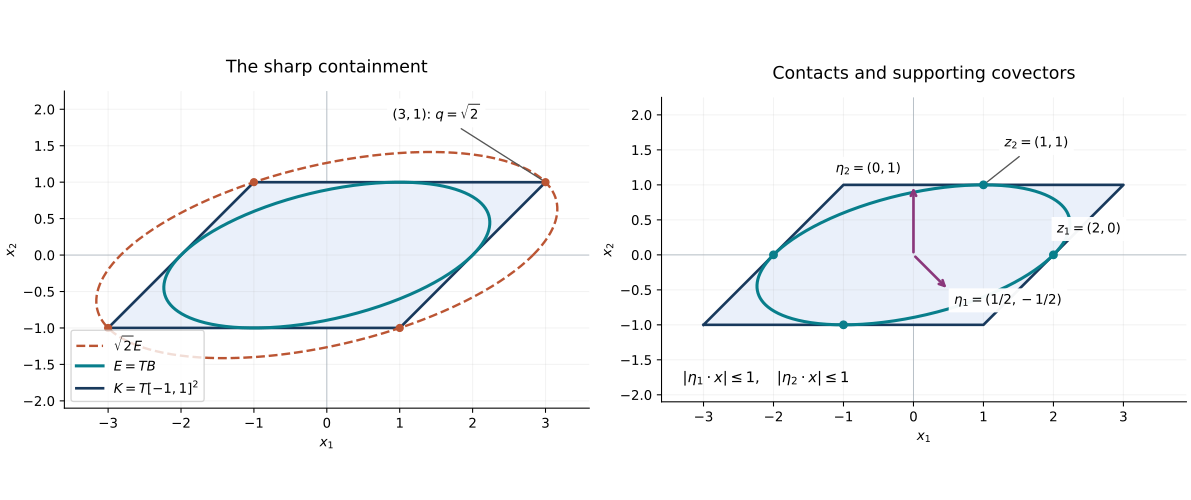

Source code (Python):
"""Exact linear image of the square and its inscribed and outer ellipses."""
from pathlib import Path
import numpy as np
import matplotlib
matplotlib.use('Agg')
import matplotlib.pyplot as plt

T=np.array([[2.,1.],[0.,1.]])
theta=np.linspace(0,2*np.pi,1001)
circle=np.array([np.cos(theta),np.sin(theta)])
ellipse=T@circle
square=T@np.array([[-1,1,1,-1,-1],[-1,-1,1,1,-1]])
fig,axes=plt.subplots(1,2,figsize=(12.4,5.2),constrained_layout=True)
for ax in axes:
    ax.fill(square[0],square[1],color='#eaf0fa',zorder=0)
    ax.plot(square[0],square[1],color='#18395c',lw=2)
    ax.plot(ellipse[0],ellipse[1],color='#087e8b',lw=2.3)
    ax.axhline(0,color='#b6c0c8',lw=.7,zorder=-1)
    ax.axvline(0,color='#b6c0c8',lw=.7,zorder=-1)
    ax.set_aspect('equal')
    ax.set_xlabel(r'$x_1$');ax.set_ylabel(r'$x_2$')
    ax.grid(alpha=.15)
    ax.spines[['top','right']].set_visible(False)
axes[0].plot(np.sqrt(2)*ellipse[0],np.sqrt(2)*ellipse[1],
             '--',color='#bb5533',lw=1.8,label=r'$\sqrt{2}E$')
axes[0].plot([],[],color='#087e8b',lw=2.3,label=r'$E=TB$')
axes[0].plot([],[],color='#18395c',lw=2,label=r'$K=T[-1,1]^2$')
axes[0].scatter(square[0,:4],square[1,:4],color='#bb5533',s=27,zorder=4)
axes[0].annotate(r'$(3,1)$: $q=\sqrt{2}$',xy=(3,1),xytext=(.9,1.87),
                 arrowprops=dict(arrowstyle='-',color='#555'),
                 bbox=dict(facecolor='white',edgecolor='none',alpha=.95))
axes[0].legend(loc='lower left',fontsize=10)
axes[0].set_xlim(-3.6,3.6);axes[0].set_ylim(-2.1,2.25)
axes[0].set_title('The sharp containment',fontsize=13,pad=14)
contact=T@np.eye(2)
axes[1].scatter([2,-2,1,-1],[0,0,1,-1],color='#087e8b',s=32,zorder=4)
axes[1].annotate(r'$z_1=(2,0)$',xy=(2,0),xytext=(2.05,.32),
                 fontsize=10,bbox=dict(facecolor='white',edgecolor='none',alpha=.95))
axes[1].annotate(r'$z_2=(1,1)$',xy=(1,1),xytext=(1.3,1.55),
                 arrowprops=dict(arrowstyle='-',color='#555'),fontsize=10,
                 bbox=dict(facecolor='white',edgecolor='none',alpha=.95))
for vec in [np.array([.5,-.5]),np.array([0,1.])]:
    axes[1].annotate('',xy=vec,xytext=(0,0),
                     arrowprops=dict(arrowstyle='->',color='#8a377b',lw=2))
axes[1].text(.58,-.70,r'$\eta_1=(1/2,-1/2)$',fontsize=10,
             bbox=dict(facecolor='white',edgecolor='none',alpha=.95))
axes[1].text(-.18,1.18,r'$\eta_2=(0,1)$',ha='right',fontsize=10,
             bbox=dict(facecolor='white',edgecolor='none',alpha=.95))
axes[1].text(-3.3,-1.82,r'$|\eta_1\cdot x|\leq1,\quad|\eta_2\cdot x|\leq1$',
             fontsize=11)
axes[1].set_xlim(-3.6,3.9);axes[1].set_ylim(-2.1,2.25)
axes[1].set_title('Contacts and supporting covectors',fontsize=13,pad=14)
out=Path(__file__).resolve().parent
for ext in ['svg','png']:
    fig.savefig(out/f'ellipsoid-contact-geometry.{ext}',dpi=160,
                metadata={'Creator':'GPT-6 Astra (OpenAI)'} if ext=='svg' else None)
    if ext=='svg':
        svg=out/'ellipsoid-contact-geometry.svg'
        svg.write_text('\n'.join(line.rstrip() for line in svg.read_text(encoding='utf-8').splitlines())+'\n',encoding='utf-8',newline='\n')
